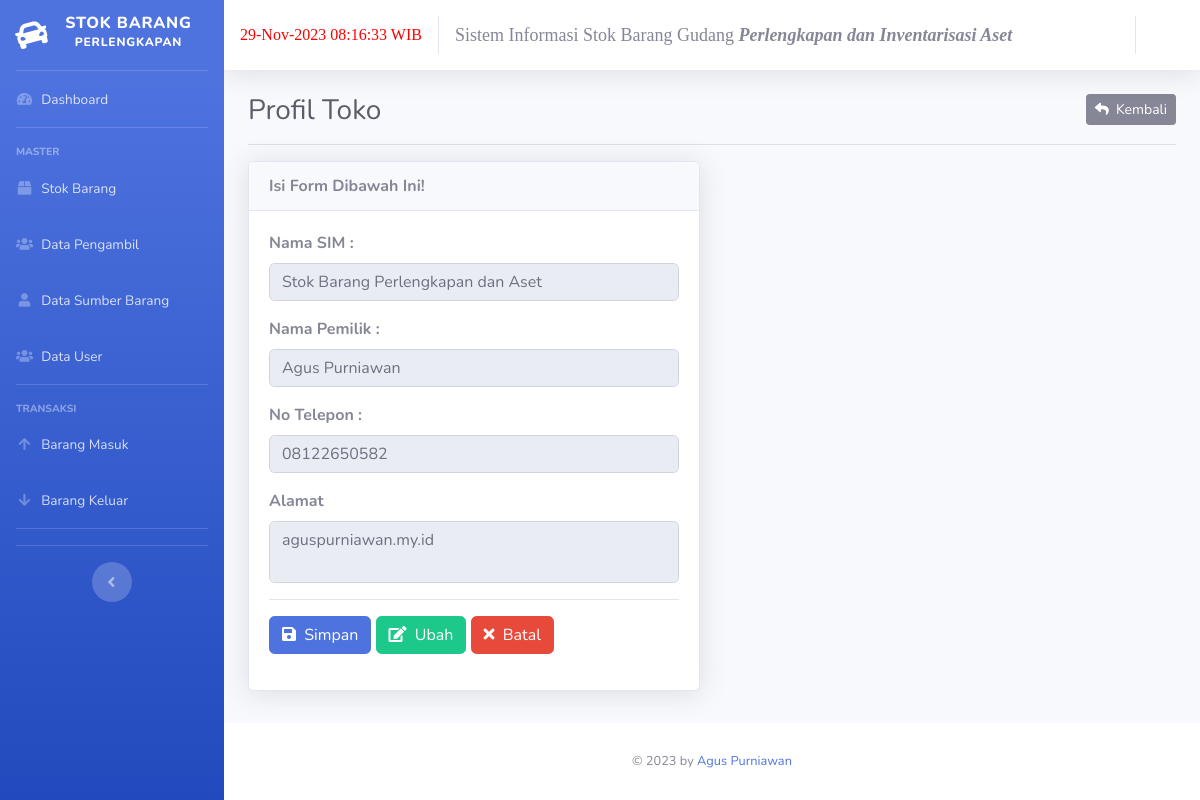
Screenshot of /index.php/toko with the database file from the repository.
### tables this page shows
CREATE TABLE `data_toko` (
  `id` int(11) NOT NULL,
  `nama_toko` varchar(80) DEFAULT NULL,
  `nama_pemilik` varchar(80) DEFAULT NULL,
  `no_telepon` varchar(15) DEFAULT NULL,
  `alamat` varchar(255) DEFAULT NULL
);

### application/controllers/Toko.php (called while the page is built, shortened)
<?php
class Toko extends CI_Controller {
	public function __construct(){
		$this->load->model('M_toko', 'm_toko');
		$this->data['aktif'] = 'toko';
	}
	public function index(){
		$this->data['title'] = 'Profil Toko';
		$this->data['toko'] = $this->m_toko->lihat();
		$this->load->view('toko', $this->data);
	}
}

### index.php (called while the page is built, shortened)
<?php
require_once BASEPATH.'core/CodeIgniter.php';

### application/models/M_toko.php (called while the page is built, shortened)
<?php
class M_toko extends CI_Model {
	protected $_table = 'data_toko';
	public function lihat(){
		return $this->db->get_where($this->_table, ['id' => 1])->row();
	}
}

### application/views/toko.php (the view, shortened to what this page needs)
<!DOCTYPE html>
<html lang="en">
<head>
</head>
<body id="page-top">
	<div id="wrapper">
		<div id="content-wrapper" class="d-flex flex-column">
			<div id="content" data-url="<?= base_url('kasir') ?>">
				<div class="container-fluid">
				<div class="clearfix">
					<div class="float-left">
						<h1 class="h3 m-0 text-gray-800"><?= $title ?></h1>
					</div>
					<div class="float-right">
						<a href="<?= base_url('dashboard') ?>" class="btn btn-secondary btn-sm"><i class="fa fa-reply"></i>&nbsp;&nbsp;Kembali</a>
					</div>
				</div>
				<hr>
				<div class="row">
					<div class="col-md-6">
						<div class="card shadow">
							<div class="card-header"><strong>Isi Form Dibawah Ini!</strong></div>
							<div class="card-body">
								<form action="<?= base_url('toko/proses_ubah') ?>" id="form-tambah" method="POST">
									<div class="form-group">
										<label for="nama_toko"><strong>Nama SIM : </strong></label>
										<input type="text" name="nama_toko" id="nama_toko" value="<?= $toko->nama_toko ?>" placeholder="Masukan Nama Toko" class="form-control" readonly>
									</div>
									<div class="form-group">
										<label for="nama_toko"><strong>Nama Pemilik : </strong></label>
										<input type="text" name="nama_pemilik" id="nama_pemilik" value="<?= $toko->nama_pemilik ?>" placeholder="Masukan Nama Pemilik" class="form-control" readonly>
									</div>
									<div class="form-group">
										<label for="nama_toko"><strong>No Telepon : </strong></label>
										<input type="number" name="no_telepon" id="no_telepon" value="<?= $toko->no_telepon ?>" placeholder="Masukan No Telepon" class="form-control" readonly>
									</div>
									<div class="form-group">
										<label for="alamat"><strong>Alamat</strong></label>
										<textarea readonly name="alamat" id="alamat" class="form-control" placeholder="Masukan Alamat" style="resize: none;"><?= $toko->alamat ?></textarea>
									</div>
									<hr>
									<div class="form-group">
										<button type="submit" class="btn btn-primary"><i class="fa fa-save"></i>&nbsp;&nbsp;Simpan</button>
										<button type="button" class="btn btn-success" id="ubah"><i class="fa fa-edit"></i>&nbsp;&nbsp;Ubah</button>
										<button type="reset" class="btn btn-danger"><i class="fa fa-times"></i>&nbsp;&nbsp;Batal</button>
									</div>
								</form>
							</div>
						</div>
					</div>
				</div>
				</div>
			</div>
		</div>
	</div>
</body>
</html>

### rows the page displays
data_toko: nama_toko "Stok Barang Perlengkapan dan Aset", nama_pemilik "Agus Purniawan", no_telepon "08122650582", alamat "aguspurniawan.my.id"

### other values shown
$title "Profil Toko"
